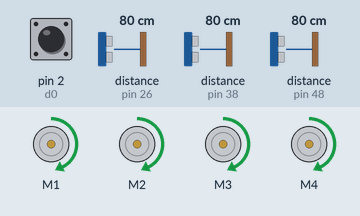
Simulated run of this sketch. Board: Arduino Mega 2560, built with avr-gcc and run on an emulated ATmega2560. Parts: 4 × DC motor (green arrow = forward, orange = backward, longer = faster). Inputs (shaded band) come from the test bench; at power-on: distance to the obstacle (sensors on pin 38, pin 48, pin 26) 80 cm, pin 2 (d0) HIGH. The ROS host is connected and sends only what is stated.

Above: at 1.2 s.
1.3 s: distance to the obstacle (sensor on pin 38) set to 45 cm
2.8 s: distance to the obstacle (sensor on pin 38) set to 37 cm
At 3.1 s:
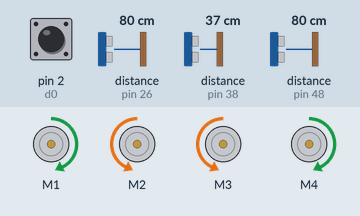
4.3 s: distance to the obstacle (sensor on pin 48) set to 43 cm
5.8 s: distance to the obstacle (sensor on pin 48) set to 38 cm
At 6.3 s:
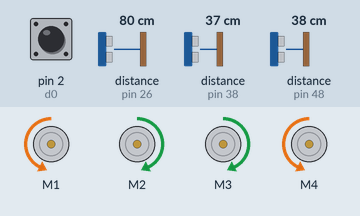
7.3 s: distance to the obstacle (sensor on pin 26) set to 44 cm
8.8 s: distance to the obstacle (sensor on pin 26) set to 38 cm
At 9.7 s:
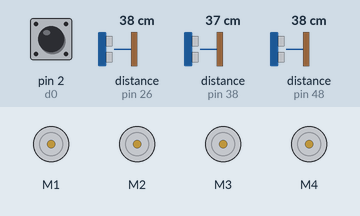
Timing chart, 0 to 11.3 s (numbered marks = the images above; inputs shaded):
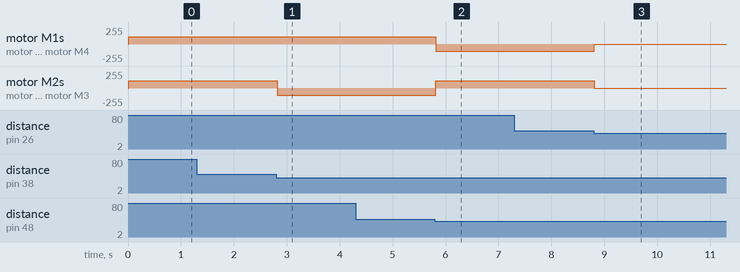

Measured:
- the behaviour switches between 41 and 40 cm on distance to the obstacle (sensor on pin 38) (found by bisection; images 0 and 1)
- the behaviour switches between 41 and 40 cm on distance to the obstacle (sensor on pin 48) (found by bisection; images 1 and 2)
- the behaviour switches between 41 and 40 cm on distance to the obstacle (sensor on pin 26) (found by bisection; images 2 and 3)
- after the input at 1.3 s, every drawn part: stays the same
- after the input at 2.8 s, motor M2, motor M3: forward 110/255 → backward 110/255 at once
- after the input at 4.3 s, every drawn part: stays the same
- after the input at 5.8 s, motor M1, motor M4: forward 110/255 → backward 110/255 at once; motor M2, motor M3: backward 110/255 → forward 110/255 at once
- after the input at 7.3 s, every drawn part: stays the same
- after the input at 8.8 s, motor M1, motor M4: backward 110/255 → stopped at once; motor M2, motor M3: forward 110/255 → stopped at once

The sketch:

navegacao.ino
```cpp
/*
 *  EMANUELLE GONÇALVES PAULINO
 *  ROSSERIAL COM SENSORES ULTRASSONICOS E SENSOR DE VELOCIDADE
 */

#include <Ultrasonic.h>
#include <AFMotor.h>
#include <ros.h>
#include <sensor_msgs/Range.h>
#include <std_msgs/UInt16.h>

ros::NodeHandle  nh;

int d0 = 2;
int rpm;
volatile byte pulsos;
unsigned long timeold;

unsigned int pulsos_por_volta = 20;

void contador() {
  pulsos++;
}

std_msgs::UInt16 rpm_msg;
ros::Publisher chatter("rpm", &rpm_msg);

// Declaração das posições de controle para os motores
AF_DCMotor motor1(1);
AF_DCMotor motor2(2);
AF_DCMotor motor3(3);
AF_DCMotor motor4(4);

// Declaração dos sensores ultrassônicos
Ultrasonic ultra_fre (40, 38);
Ultrasonic ultra_esq (27, 26);
Ultrasonic ultra_dir (46, 48);

sensor_msgs::Range range_msg;

sensor_msgs::Range range_front;
sensor_msgs::Range range_left;
sensor_msgs::Range range_right;

ros::Publisher pub_range_front("/Sensor_da_frente", &range_front);
ros::Publisher pub_range_left("/Sensor_da_esquerda", &range_left);
ros::Publisher pub_range_right("/Sensor_da_direita", &range_right);

void info_inic(sensor_msgs::Range &range_name, char *frameid)
{
  range_name.radiation_type = sensor_msgs::Range::ULTRASOUND;
  range_name.header.frame_id = frameid;
  range_name.field_of_view = 0.26; // em radianos
  range_name.min_range = 2; // em cm
  range_name.max_range = 400; // em cm
}

void setup() {

  Serial.begin(9600);

  nh.initNode();

  pinMode(d0, INPUT);
  attachInterrupt(0, contador, FALLING);
  pulsos = 0;
  rpm = 0;
  timeold = 0;

  nh.advertise(chatter);

  motor1.setSpeed(110);
  motor2.setSpeed(110);
  motor3.setSpeed(110);
  motor4.setSpeed(110);

  nh.advertise(pub_range_front);
  nh.advertise(pub_range_left);
  nh.advertise(pub_range_right);

  info_inic(range_front, "/Sensor_da_frente");
  info_inic(range_left, "/Sensor_da_esquerda");
  info_inic(range_right, "/Sensor_da_direita");
}

void loop() {

  if (millis() - timeold >= 1000) {

    detachInterrupt(0);
    rpm = (60000 / pulsos_por_volta ) / (millis() - timeold) * pulsos;
    timeold = millis();
    pulsos = 0;

    rpm_msg.data = rpm;
    chatter.publish( &rpm_msg );

    attachInterrupt(0, contador, FALLING);
  }

  // Declaração de variáveis para as distâncias lidas pelos sensores ultrassônicos
  float dist_fre = ultra_fre.read();
  float dist_esq = ultra_esq.read();
  float dist_dir = ultra_dir.read();

  range_front.range = dist_fre;
  range_left.range = dist_esq;
  range_right.range = dist_dir;

  range_front.header.stamp = nh.now();
  range_left.header.stamp = nh.now();
  range_right.header.stamp = nh.now();

  pub_range_front.publish(&range_front);
  pub_range_left.publish(&range_left);
  pub_range_right.publish(&range_right);

  nh.spinOnce();

  // Desvio de obstáculos:
  //Não terá obstáculos em nenhuma direção
  if ((dist_fre > 40) and (dist_dir > 40) and (dist_esq > 40)) {
    frente();
  }
  // Obstáculo detectado à frente
  if ((dist_fre <= 40) and (dist_dir > 40)) {
    direita();
  }
  // Obstáculos detectados à frente e à direita
  if ((dist_fre <= 40) and (dist_dir <= 40) and (dist_esq > 40)) {
    esquerda();
  }
  //Obstáculos detectados em todas as opções
  if ((dist_fre <= 40) and (dist_dir <= 40) and (dist_esq <= 40)) {
    parar();
  }
}

// Funções declaradas para a movimentação do robô:

void frente() {
  motor1.run(FORWARD);
  motor2.run(FORWARD);
  motor3.run(FORWARD);
  motor4.run(FORWARD);
}
void parar() {
  motor1.run(RELEASE);
  motor2.run(RELEASE);
  motor3.run(RELEASE);
  motor4.run(RELEASE);
}
void direita() {
  motor1.run(FORWARD);
  motor2.run(BACKWARD);
  motor3.run(BACKWARD);
  motor4.run(FORWARD);
}

void esquerda() {
  motor1.run(BACKWARD);
  motor2.run(FORWARD);
  motor3.run(FORWARD);
  motor4.run(BACKWARD);
}
```
